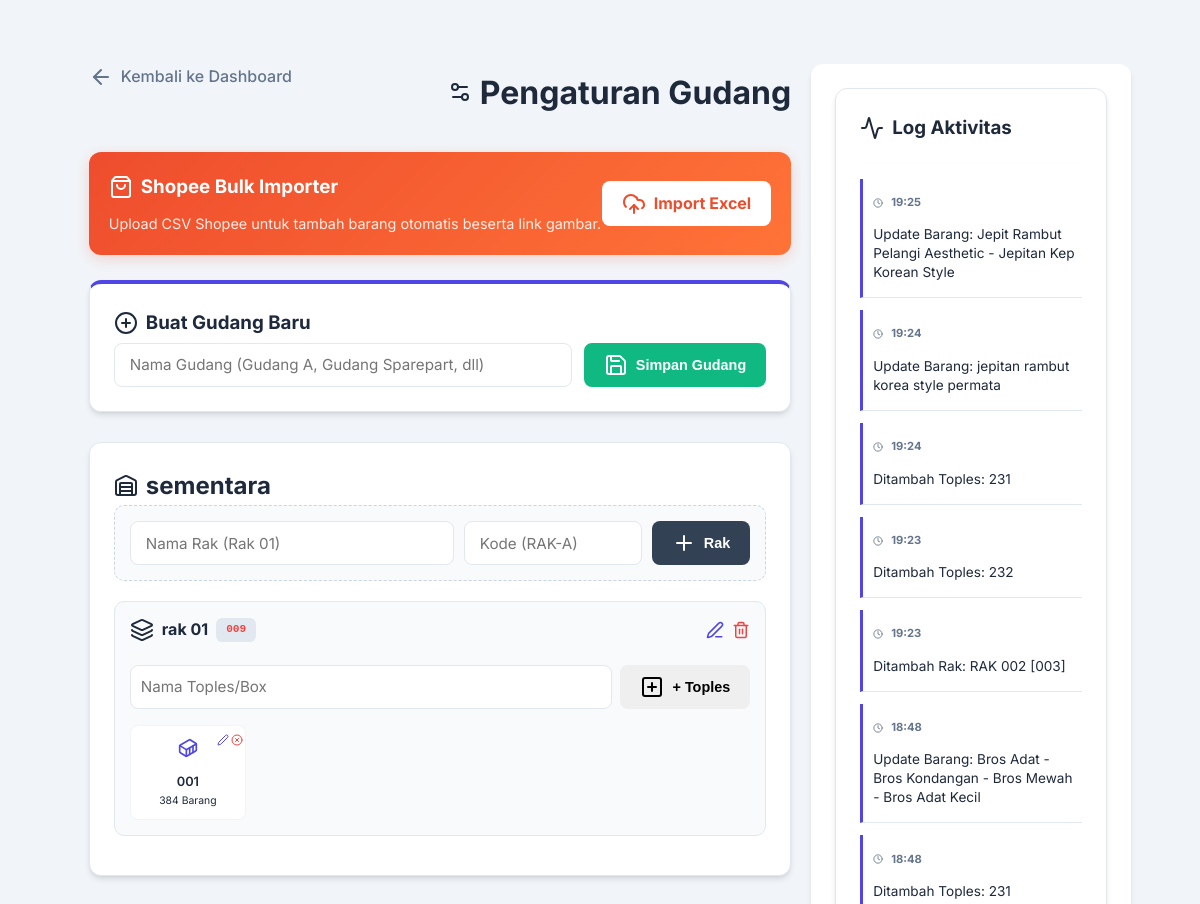
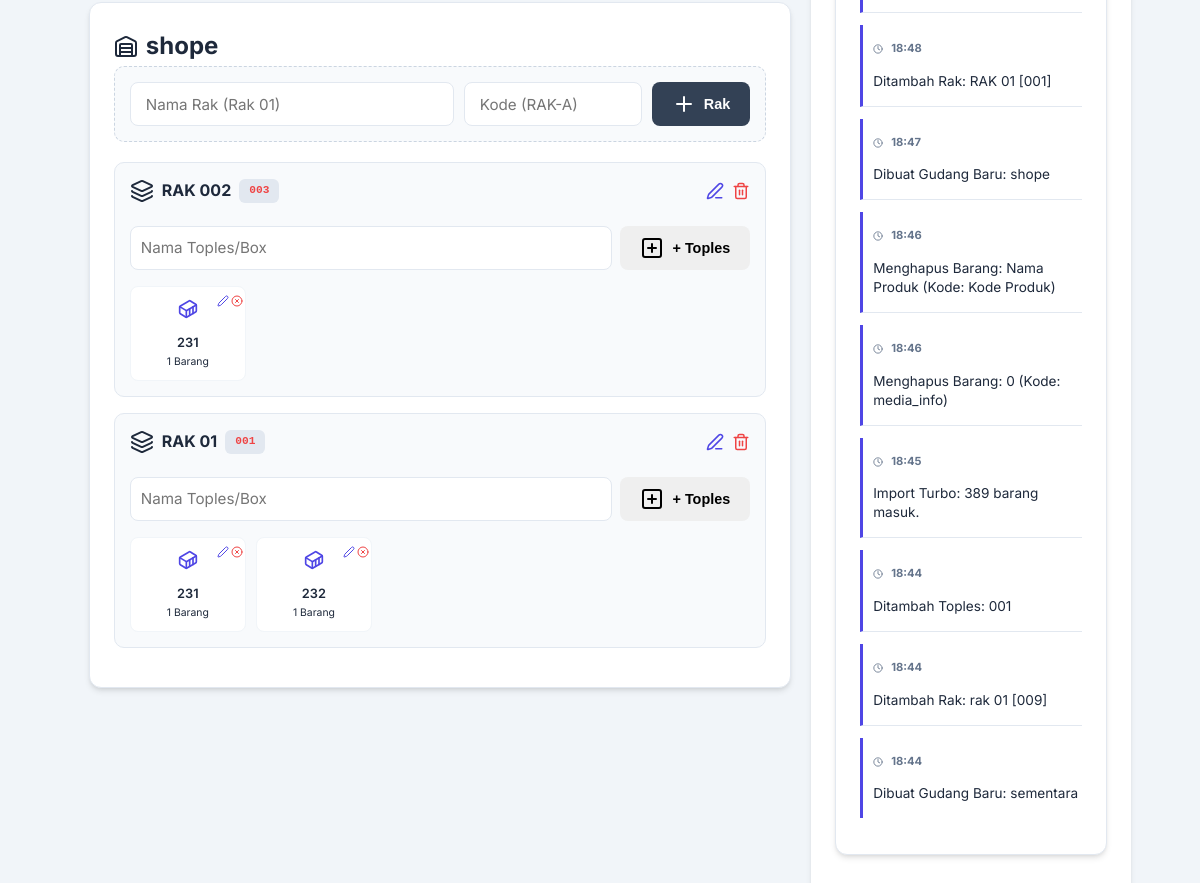
The page /master-data on the database its author committed (2 pictures, top to bottom).
### models.py (models this page shows)
class Gudang(Base):
    __tablename__ = "gudang"
    id = Column(Integer, primary_key=True)
    nama_gudang = Column(String, nullable=False) # <--- Gunakan nama_gudang di sini
    raks = relationship("Rak", back_populates="gudang")

class Rak(Base):
    __tablename__ = "rak"
    id = Column(Integer, primary_key=True)
    nama_rak = Column(String)
    kode_rak = Column(String) # Tambah Kode
    gudang_id = Column(Integer, ForeignKey("gudang.id"))
    gudang = relationship("Gudang", back_populates="raks")
    toples_list = relationship("Toples", back_populates="rak", cascade="all, delete-orphan")

class Toples(Base):
    __tablename__ = "toples"
    id = Column(Integer, primary_key=True)
    nama_toples = Column(String)
    rak_id = Column(Integer, ForeignKey("rak.id"))
    rak = relationship("Rak", back_populates="toples_list")
    barangs = relationship("Barang", back_populates="toples", cascade="all, delete-orphan")

class Aktifitas(Base):
    __tablename__ = "aktifitas"
    id = Column(Integer, primary_key=True)
    acara = Column(String)
    waktu = Column(DateTime, default=datetime.now)

### app.py (the view)
@app.route('/master-data')
def master_data():
    db = SessionLocal()
    try:
        gudangs = db.query(Gudang).options(
            joinedload(Gudang.raks).joinedload(Rak.toples_list).joinedload(Toples.barangs)
        ).all()
        logs = db.query(Aktifitas).order_by(Aktifitas.id.desc()).limit(15).all()
        return render_template('master_data.html', gudangs=gudangs, logs=logs)
    finally:
        db.close()

### templates/master_data.html (shortened to what this page needs)
<!DOCTYPE html>
<html lang="id">
<head>
    <link rel="stylesheet" href="{{ url_for('static', filename='style.css') }}">
</head>
<body>
<div class="container">
    <div class="main-wrapper">
        <div class="content">
            <div class="header-section">
                <div class="nav-back">
                    <a href="{{ url_for('index') }}"><i data-lucide="arrow-left"></i> Kembali ke Dashboard</a>
                </div>
                <h1><i data-lucide="settings-2"></i> Pengaturan Gudang</h1>
            </div>
            <div class="import-banner">
                <div>
                    <h3><i data-lucide="shopping-bag"></i> Shopee Bulk Importer</h3>
                    <p style="font-size: 0.9rem; opacity: 0.9; margin: 5px 0 0 0;">Upload CSV Shopee untuk tambah barang otomatis beserta link gambar.</p>
                </div>
                <a href="{{ url_for('shopee_upload_page') }}" class="btn-white">
                    <i data-lucide="upload-cloud"></i> Import Excel
                </a>
            </div>
            <div class="card border-primary">
                <h3><i data-lucide="plus-circle"></i> Buat Gudang Baru</h3>
                <form action="/add_gudang" method="POST">
                    <input type="text" name="nama_gudang" placeholder="Nama Gudang (Gudang A, Gudang Sparepart, dll)" required>
                    <button type="submit" class="btn-primary"><i data-lucide="save"></i> Simpan Gudang</button>
                </form>
            </div>
            {% for g in gudangs %}
            <div class="card" style="margin-top: 30px;">
                <div class="card-header">
                    <h2><i data-lucide="warehouse"></i> {{ g.nama_gudang }}</h2>
                </div>
                <form action="/add_rak/{{ g.id }}" method="POST" class="shelf-form-bg" style="background: #f8fafc; padding: 15px; border-radius: 10px; margin-bottom: 20px;">
                    <div style="display: flex; gap: 10px;">
                        <input type="text" name="nama_rak" placeholder="Nama Rak (Rak 01)" required style="flex: 2;">
                        <input type="text" name="kode_rak" placeholder="Kode (RAK-A)" style="flex: 1;">
                        <button type="submit" class="btn-dark"><i data-lucide="plus"></i> Rak</button>
                    </div>
                </form>
                {% for r in g.raks %}
                <div class="shelf-box" style="border: 1px solid #e2e8f0; padding: 15px; border-radius: 10px; margin-bottom: 15px;">
                    <div style="display: flex; justify-content: space-between; align-items: center; margin-bottom: 15px;">
                        <div>
                            <strong><i data-lucide="layers"></i> {{ r.nama_rak }}
                                <span class="badge-code" style="font-size: 0.7rem; background: #e2e8f0;">{{ r.kode_rak if r.kode_rak else 'No Kode' }}</span>
                            </strong>
                        </div>
                        <div style="display: flex; gap: 8px;">
                            <a href="{{ url_for('edit_rak_page', id=r.id) }}" title="Edit Rak" style="color: var(--primary);"><i data-lucide="edit-3" style="width: 18px;"></i></a>
                            <a href="{{ url_for('delete_rak', id=r.id) }}" title="Hapus Rak" style="color: var(--danger);" onclick="return confirm('Hapus rak {{ r.nama_rak }}?')"><i data-lucide="trash-2" style="width: 18px;"></i></a>
                        </div>
                    </div>
                    <form action="/add_toples/{{ r.id }}" method="POST" style="margin-bottom: 15px; display: flex; gap: 8px;">
                        <input type="text" name="nama_toples" placeholder="Nama Toples/Box" required style="flex: 1; padding: 5px 10px;">
                        <button type="submit" class="btn-success-outline" style="white-space: nowrap;"><i data-lucide="plus-square"></i> + Toples</button>
                    </form>
                    <div class="jar-grid" style="display: grid; grid-template-columns: repeat(auto-fill, minmax(100px, 1fr)); gap: 10px;">
                        {% for t in r.toples_list %}
                        <div class="jar-item" style="position: relative; padding: 10px; border: 1px solid #f1f5f9; text-align: center; border-radius: 8px; background: white;">
                            <div style="position: absolute; top: 2px; right: 2px; display: flex; gap: 2px;">
                                <a href="{{ url_for('edit_toples_page', id=t.id) }}" style="color: var(--primary);"><i data-lucide="edit-2" style="width: 12px;"></i></a>
                                <a href="/delete_toples/{{ t.id }}" style="color: var(--danger);" onclick="return confirm('Hapus toples ini?')"><i data-lucide="x-circle" style="width: 12px;"></i></a>
                            </div>
                            <i data-lucide="container" style="color: var(--primary); width: 20px;"></i>
                            <div style="font-weight: 600; font-size: 0.8rem; margin-top: 5px; color: var(--text-dark);">{{ t.nama_toples }}</div>
                            <div class="muted-text" style="font-size: 0.65rem;">{{ t.barangs|length }} Barang</div>
                        </div>
                        {% endfor %}
                    </div>
                </div>
                {% endfor %}
            </div>
            {% endfor %}
        </div>
        <div class="sidebar">
            <div class="card">
                <h3><i data-lucide="activity"></i> Log Aktivitas</h3>
                <hr style="margin: 15px 0; border: 0; border-top: 1px solid var(--border); opacity: 0.1;">
                <div class="log-container">
                    {% for log in logs %}
                    <div class="log-item" style="margin-bottom: 12px; border-left: 3px solid var(--primary); padding-left: 10px;">
                        <span class="log-time" style="font-size: 0.7rem; color: var(--text-muted);">
                            <i data-lucide="clock" style="width: 10px;"></i> {{ log.waktu.strftime('%H:%M') }}
                        </span>
                        <p style="font-size: 0.85rem; margin: 3px 0; line-height: 1.4;">{{ log.acara }}</p>
                    </div>
                    {% endfor %}
                </div>
            </div>
        </div>
    </div>
</div>
</body>
</html>

### static/style.css (style rules this page uses)
:root { --primary: #4f46e5; --primary-hover: #4338ca; --indigo: #6366f1; --secondary: #64748b; --success: #10b981; --danger: #ef4444; --warning: #f59e0b; --background: #f1f5f9; --card-bg: #ffffff; --text-main: #1e293b; --text-muted: #64748b; --bg-light: #f8fafc; --border: #e2e8f0; --shadow: 0 4px 6px -1px rgb(0 0 0 / 0.1), 0 2px 4px -2px rgb(0 0 0 / 0.1); --radius: 8px; --radius-lg: 12px; }
* { box-sizing: border-box; margin: 0; padding: 0; }
body { font-family: 'Inter', sans-serif; background-color: var(--background); color: var(--text-main); line-height: 1.6; }
h1, h2, h3, h4, button, .btn-primary, .btn-nav, .btn-reset, strong, .log-time, .badge-code, .location-path, .nav-back a { display: inline-flex; align-items: center; gap: 8px; }
.container, .main-wrapper { display: flex; max-width: 1300px; margin: 0 auto; padding: 2rem; gap: 2rem; }
.container { flex-direction: column; }
.content { flex: 3; }
.header-section { display: flex; justify-content: space-between; align-items: center; margin-bottom: 2rem; }
.sidebar { flex: 0 0 320px; background: var(--card-bg); padding: 1.5rem; border-radius: var(--radius-lg); box-shadow: var(--shadow); height: fit-content; position: sticky; top: 2rem; }
.nav-back { margin-bottom: 1.5rem; }
.nav-back a { text-decoration: none; color: var(--text-muted); font-weight: 500; transition: color 0.2s; }
button, .btn-primary, .btn-nav, .btn-reset { padding: 10px 20px; border: none; border-radius: var(--radius); font-weight: 600; cursor: pointer; transition: all 0.2s ease; text-decoration: none; font-size: 0.9rem; }
.btn-primary { background-color: var(--success); color: white; }
.btn-dark { background: #334155; color: white; }
form { display: flex; flex-wrap: wrap; gap: 12px; }
input[type="text"], input[type="file"], select { padding: 10px 15px; border: 1px solid var(--border); border-radius: var(--radius); flex: 1; min-width: 150px; font-family: inherit; font-size: 0.95rem; outline: none; background: white; }
.card { background: var(--card-bg); border-radius: var(--radius-lg); padding: 1.5rem; margin-bottom: 1.5rem; box-shadow: var(--shadow); border: 1px solid var(--border); }
.border-primary { border-top: 4px solid var(--primary); }
.shelf-box { background: var(--bg-light); padding: 1.25rem; border-radius: 10px; margin: 1rem 0; border: 1px solid var(--border); border-left: 5px solid var(--secondary); }
.jar-grid { display: grid; grid-template-columns: repeat(auto-fill, minmax(110px, 1fr)); gap: 1rem; margin-top: 1rem; }
.jar-item { background: white; padding: 1rem; border-radius: var(--radius); text-align: center; border: 1px solid var(--border); transition: 0.2s; }
.badge-code { font-size: 0.75rem; background: #fee2e2; color: var(--danger); padding: 3px 10px; border-radius: 6px; font-family: 'Courier New', monospace; font-weight: bold; }
.log-item { padding: 12px 0; border-bottom: 1px solid var(--border); }
.log-item:last-child { border-bottom: none; }
.log-time { font-size: 0.75rem; color: var(--primary); font-weight: 700; }

### templates/master_data.html (style rules this page uses)
.import-banner { background: linear-gradient(135deg, #ee4d2d 0%, #ff7337 100%); color: white; padding: 20px; border-radius: 12px; display: flex; justify-content: space-between; align-items: center; margin-bottom: 25px; box-shadow: 0 4px 15px rgba(238, 77, 45, 0.2); }
.import-banner h3 { color: white; margin: 0; }
.btn-white { background: white; color: #ee4d2d; padding: 10px 20px; border-radius: 8px; text-decoration: none; font-weight: 700; display: inline-flex; align-items: center; gap: 8px; transition: transform 0.2s; }
.main-wrapper { display: flex; gap: 20px; align-items: flex-start; }
.content { flex: 1; }
.sidebar { width: 300px; position: sticky; top: 20px; }
.shelf-form-bg { border: 1px dashed #cbd5e1; }

### rows shown on the page
Gudang: nama_gudang "sementara"
Rak: nama_rak "rak 01", kode_rak "009"
Toples: nama_toples "001", barangs|length "384"
Gudang: nama_gudang "shope"
Rak: nama_rak "RAK 002", kode_rak "003"
Toples: nama_toples "231", barangs|length "1"
Rak: nama_rak "RAK 01", kode_rak "001"
Toples: nama_toples "231", barangs|length "1"
Toples: nama_toples "232", barangs|length "1"
Aktifitas: waktu "19:25", acara "Update Barang: Jepit Rambut Pelangi Aesthetic - Jepitan Kep Korean Style"
Aktifitas: waktu "19:24", acara "Update Barang: jepitan rambut korea style permata"
Aktifitas: waktu "19:24", acara "Ditambah Toples: 231"
Aktifitas: waktu "19:23", acara "Ditambah Toples: 232"
Aktifitas: waktu "19:23", acara "Ditambah Rak: RAK 002 [003]"
Aktifitas: waktu "18:48", acara "Update Barang: Bros Adat - Bros Kondangan - Bros Mewah - Bros Adat Kecil"
Aktifitas: waktu "18:48", acara "Ditambah Toples: 231"
Aktifitas: waktu "18:48", acara "Ditambah Rak: RAK 01 [001]"
Aktifitas: waktu "18:47", acara "Dibuat Gudang Baru: shope"
Aktifitas: waktu "18:46", acara "Menghapus Barang: Nama Produk (Kode: Kode Produk)"
Aktifitas: waktu "18:46", acara "Menghapus Barang: 0 (Kode: media_info)"
Aktifitas: waktu "18:45", acara "Import Turbo: 389 barang masuk."
Aktifitas: waktu "18:44", acara "Ditambah Toples: 001"
Aktifitas: waktu "18:44", acara "Ditambah Rak: rak 01 [009]"
Aktifitas: waktu "18:44", acara "Dibuat Gudang Baru: sementara"
